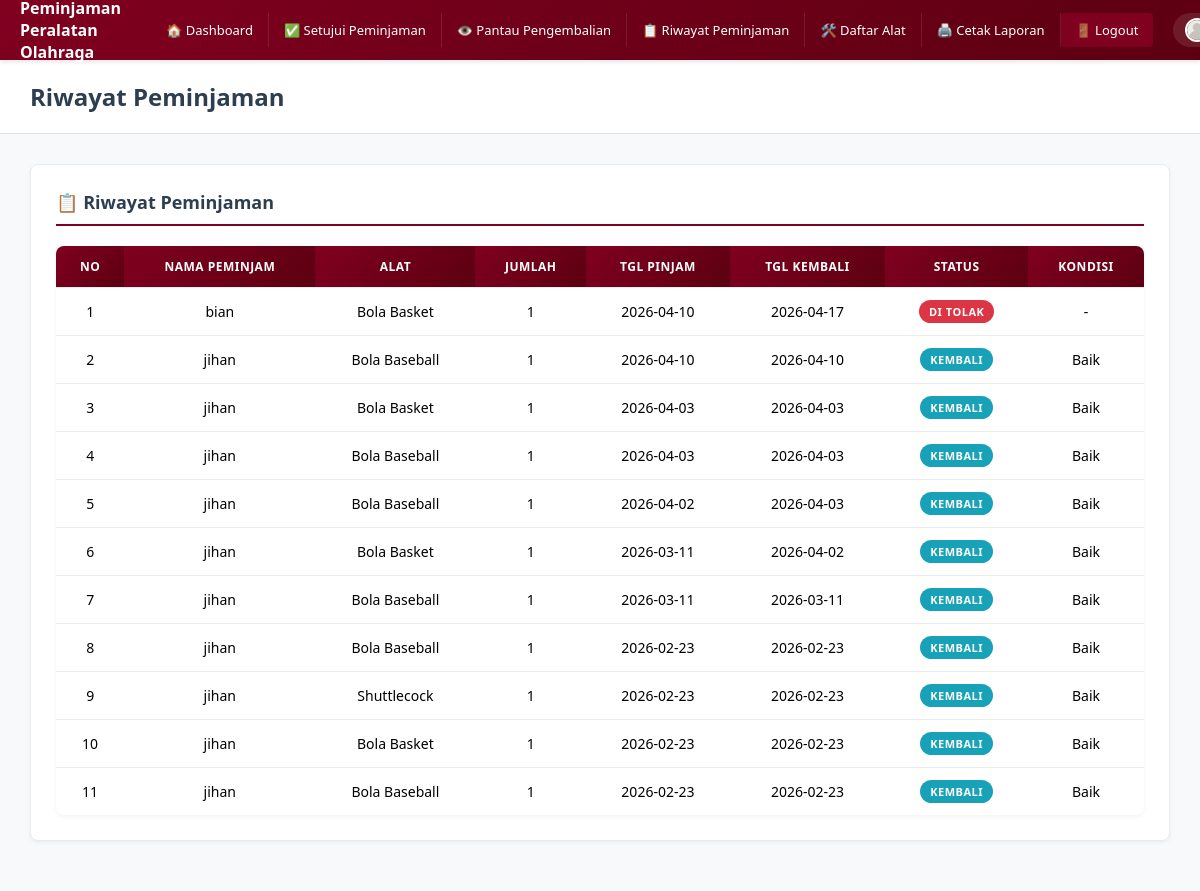
The page /petugas/riwayat (signed in) on the database its author committed.
### tables this page shows
CREATE TABLE `peminjaman` (
  `id_peminjaman` int NOT NULL,
  `id_pengguna` int NOT NULL,
  `id_alat` int NOT NULL,
  `tanggal_pinjam` date NOT NULL,
  `tanggal_kembali` date DEFAULT NULL,
  `total_item` int NOT NULL,
  `status` varchar(20) DEFAULT 'Menunggu',
  `kondisi` varchar(50) DEFAULT NULL,
  `deleted_at` datetime DEFAULT NULL,
  `keterangan` text
);

CREATE TABLE `pengguna` (
  `id_pengguna` int NOT NULL,
  `nama` varchar(50) NOT NULL,
  `username` varchar(100) NOT NULL,
  `password` varchar(100) NOT NULL,
  `email` varchar(50) NOT NULL,
  `role` enum('admin','petugas','peminjam') NOT NULL,
  `no_handphone` varchar(12) NOT NULL,
  `alamat` text NOT NULL
);

CREATE TABLE `alat` (
  `id_alat` int NOT NULL,
  `id_kategori` int NOT NULL,
  `nama_alat` varchar(30) NOT NULL,
  `kondisi` enum('Tersedia','Tidak Tersedia','') NOT NULL,
  `stok` int NOT NULL,
  `deleted_at` datetime DEFAULT NULL
);

### controllers/PetugasController.php (called while the page is built, shortened)
<?php
class PetugasController extends Controller {
    public function riwayat() {
        $model = $this->model('PetugasModel');
        $data['judul'] = "Riwayat Peminjaman";
        $data['riwayat'] = $model->getSemuaRiwayat();
        $this->view('petugas/RiwayatPeminjaman', $data);
    }
}

### core/App.php (called while the page is built, shortened)
<?php
class App {
    protected $method = 'index';
    public function __construct() {
        $url = $this->parseURL();
        if (!empty($url[0])) {
            $controllerName = ucfirst($url[0]);
            if (file_exists(__DIR__ . '/../controllers/' . $controllerName . 'Controller.php')) {
                unset($url[0]);
            }
            elseif (file_exists(__DIR__ . '/../controllers/' . $controllerName . '.php')) {
                $this->controller = $controllerName;
                unset($url[0]);
            }
        }
        $this->controller = new $this->controller;
        if (isset($url[1]) && method_exists($this->controller, $url[1])) {
            $this->method = $url[1];
            unset($url[1]);
        }
        $this->params = $url ? array_values($url) : [];
        call_user_func_array([$this->controller, $this->method], $this->params);
    }
    public function parseURL() {
        if (isset($_GET['url'])) {
            $url = $_GET['url'];
            $url = ltrim($url, '/');
            $url = rtrim($url, '/');
            $url = filter_var($url, FILTER_SANITIZE_URL);
            return explode('/', $url);
        }
        return [];
    }
}

### Index.php (called while the page is built, shortened)
<?php
require_once __DIR__ . '/config/Database.php';
require_once __DIR__ . '/core/Controller.php';
require_once __DIR__ . '/core/App.php';
$app = new App();

### models/PetugasModel.php (called while the page is built, shortened)
<?php
class PetugasModel {
    private $db;
    public function __construct() {
        $this->db = Database::getInstance()->getConnection();
    }
    public function getSemuaRiwayat() {
        $sql = "
            SELECT p.*, u.nama, a.nama_alat
            FROM peminjaman p
            JOIN pengguna u ON p.id_pengguna = u.id_pengguna
            JOIN alat a ON p.id_alat = a.id_alat
            ORDER BY p.id_peminjaman DESC
        ";
        $stmt = $this->db->query($sql);
        return $stmt->fetchAll();
    }
}

### config/Database.php (called while the page is built, shortened)
<?php
class Database {
    private $host     = 'localhost';
    private $db_name  = 'peminjaman_peralatan_olahraga';
    private $username = 'root';
    private $password = '';
    private static $instance = null;
    private $conn;
    private function __construct() {
        try {
            $dsn = "mysql:host={$this->host};dbname={$this->db_name};charset=utf8mb4";
            $options = [
                PDO::ATTR_ERRMODE            => PDO::ERRMODE_EXCEPTION,
                PDO::ATTR_DEFAULT_FETCH_MODE => PDO::FETCH_ASSOC,
                PDO::ATTR_EMULATE_PREPARES   => false,
            ];
            $this->conn = new PDO($dsn, $this->username, $this->password, $options);
        } catch (PDOException $e) {
            die("Koneksi Database Gagal: " . $e->getMessage());
        }
    }
    public static function getInstance() {
        if (self::$instance === null) {
            self::$instance = new Database();
        }
        return self::$instance;
    }
    public function getConnection() {
        return $this->conn;
    }
}

### views/petugas/RiwayatPeminjaman.php (the view)
<?php include __DIR__ . '/../layout/header.php';  ?>
<div class="box">
    <h3>📋 Riwayat Peminjaman</h3>
    <table>
        <tr>
            <th>No</th>
            <th>Nama Peminjam</th>
            <th>Alat</th>
            <th>Jumlah</th>
            <th>Tgl Pinjam</th>
            <th>Tgl Kembali</th>
            <th>Status</th>
            <th>Kondisi</th>
        </tr>
        <?php $no = 1; ?>
        <?php foreach ($data['riwayat'] as $r) : ?>
        <tr>
            <td><?= $no++; ?></td>
            <td><?= htmlspecialchars($r['nama']); ?></td>
            <td><?= htmlspecialchars($r['nama_alat']); ?></td>
            <td><?= $r['total_item']; ?></td>
            <td><?= $r['tanggal_pinjam']; ?></td>
            <td><?= $r['tanggal_kembali']; ?></td>
            <td>
                <?php if ($r['status'] === 'Menunggu'): ?>
                    <span class="badge petugas"><?= $r['status']; ?></span>
                <?php elseif ($r['status'] === 'Di Setujui'): ?>
                    <span class="badge badge-success"><?= $r['status']; ?></span>
                <?php elseif ($r['status'] === 'Di Tolak'): ?>
                    <span class="badge badge-danger"><?= $r['status']; ?></span>
                <?php elseif ($r['status'] === 'Kembali'): ?>
                    <span class="badge badge-info"><?= $r['status']; ?></span>
                <?php else: ?>
                    <span class="badge"><?= $r['status']; ?></span>
                <?php endif; ?>
            </td>
            <td><?= $r['kondisi'] ? htmlspecialchars($r['kondisi']) : '-'; ?></td>
        </tr>
        <?php endforeach; ?>
    </table>
</div>

### assets/style.css (style rules this page uses)
* { margin:0; padding:0; box-sizing:border-box; }
body { font-family:'Segoe UI', Tahoma, Geneva, Verdana, sans-serif; background:#f8f9fa; padding-top:60px; }
.content h3 { color:#2c3e50; font-size:20px; margin-bottom:20px; font-weight:600; }
table { width:100%; border-collapse:collapse; margin-top:20px; background:white; border-radius:8px; overflow:hidden; box-shadow:0 2px 4px rgba(0,0,0,0.05); }
th,td { padding:12px 15px; text-align:center; border-bottom:1px solid #e9ecef; font-size:14px; }
th { background:linear-gradient(135deg, #800020 0%, #5c0011 100%); color:white; font-weight:600; text-transform:uppercase; font-size:12px; letter-spacing:0.5px; }
tr:last-child td { border-bottom:none; }
.box { background:white; padding:25px; border:1px solid #e9ecef; border-radius:8px; margin-bottom:20px; box-shadow:0 2px 4px rgba(0,0,0,0.05); }
.box h3 { color:#2c3e50; margin-bottom:20px; font-size:18px; font-weight:600; padding-bottom:10px; border-bottom:2px solid #800020; }
.badge { padding:4px 10px; border-radius:12px; font-size:11px; font-weight:600; text-transform:uppercase; letter-spacing:0.5px; display:inline-block; }
.badge-danger { background:#dc3545;color:white; }
.badge-info { background:#17a2b8;color:white; }

### views/layout/Header.php (style rules this page uses)
* { margin:0; padding:0; box-sizing:border-box; }
body { font-family:'Segoe UI', Tahoma, Geneva, Verdana, sans-serif; background:#f8f9fa; padding-top:60px; }
.content h3 { color:#2c3e50; font-size:20px; margin-bottom:20px; font-weight:600; }
table { width:100%; border-collapse:collapse; margin-top:20px; background:white; border-radius:8px; overflow:hidden; box-shadow:0 2px 4px rgba(0,0,0,0.05); }
th,td { padding:12px 15px; text-align:center; border-bottom:1px solid #e9ecef; font-size:14px; }
th { background:linear-gradient(135deg, #800020 0%, #5c0011 100%); color:white; font-weight:600; text-transform:uppercase; font-size:12px; letter-spacing:0.5px; }
tr:last-child td { border-bottom:none; }
.box { background:white; padding:25px; border:1px solid #e9ecef; border-radius:8px; margin-bottom:20px; box-shadow:0 2px 4px rgba(0,0,0,0.05); }
.box h3 { color:#2c3e50; margin-bottom:20px; font-size:18px; font-weight:600; padding-bottom:10px; border-bottom:2px solid #800020; }
.badge { padding:4px 10px; border-radius:12px; font-size:11px; font-weight:600; text-transform:uppercase; letter-spacing:0.5px; display:inline-block; }
.badge-danger { background:#dc3545;color:white; }
.badge-info { background:#17a2b8;color:white; }

### rows shown on the page
peminjaman: id_pengguna.nama "bian", id_alat.nama_alat "Bola Basket", total_item "1", tanggal_pinjam "2026-04-10", tanggal_kembali "2026-04-17", status "DI TOLAK"
peminjaman: id_pengguna.nama "jihan", id_alat.nama_alat "Bola Baseball", total_item "1", tanggal_pinjam "2026-04-10", tanggal_kembali "2026-04-10", status "KEMBALI", kondisi "Baik"
peminjaman: id_pengguna.nama "jihan", id_alat.nama_alat "Bola Basket", total_item "1", tanggal_pinjam "2026-04-03", tanggal_kembali "2026-04-03", status "KEMBALI", kondisi "Baik"
peminjaman: id_pengguna.nama "jihan", id_alat.nama_alat "Bola Baseball", total_item "1", tanggal_pinjam "2026-04-03", tanggal_kembali "2026-04-03", status "KEMBALI", kondisi "Baik"
peminjaman: id_pengguna.nama "jihan", id_alat.nama_alat "Bola Baseball", total_item "1", tanggal_pinjam "2026-04-02", tanggal_kembali "2026-04-03", status "KEMBALI", kondisi "Baik"
peminjaman: id_pengguna.nama "jihan", id_alat.nama_alat "Bola Basket", total_item "1", tanggal_pinjam "2026-03-11", tanggal_kembali "2026-04-02", status "KEMBALI", kondisi "Baik"
peminjaman: id_pengguna.nama "jihan", id_alat.nama_alat "Bola Baseball", total_item "1", tanggal_pinjam "2026-03-11", tanggal_kembali "2026-03-11", status "KEMBALI", kondisi "Baik"
peminjaman: id_pengguna.nama "jihan", id_alat.nama_alat "Bola Baseball", total_item "1", tanggal_pinjam "2026-02-23", tanggal_kembali "2026-02-23", status "KEMBALI", kondisi "Baik"
peminjaman: id_pengguna.nama "jihan", id_alat.nama_alat "Shuttlecock", total_item "1", tanggal_pinjam "2026-02-23", tanggal_kembali "2026-02-23", status "KEMBALI", kondisi "Baik"
peminjaman: id_pengguna.nama "jihan", id_alat.nama_alat "Bola Basket", total_item "1", tanggal_pinjam "2026-02-23", tanggal_kembali "2026-02-23", status "KEMBALI", kondisi "Baik"
peminjaman: id_pengguna.nama "jihan", id_alat.nama_alat "Bola Baseball", total_item "1", tanggal_pinjam "2026-02-23", tanggal_kembali "2026-02-23", status "KEMBALI", kondisi "Baik"

### other values the page prints
$data['judul'] "Riwayat Peminjaman"
